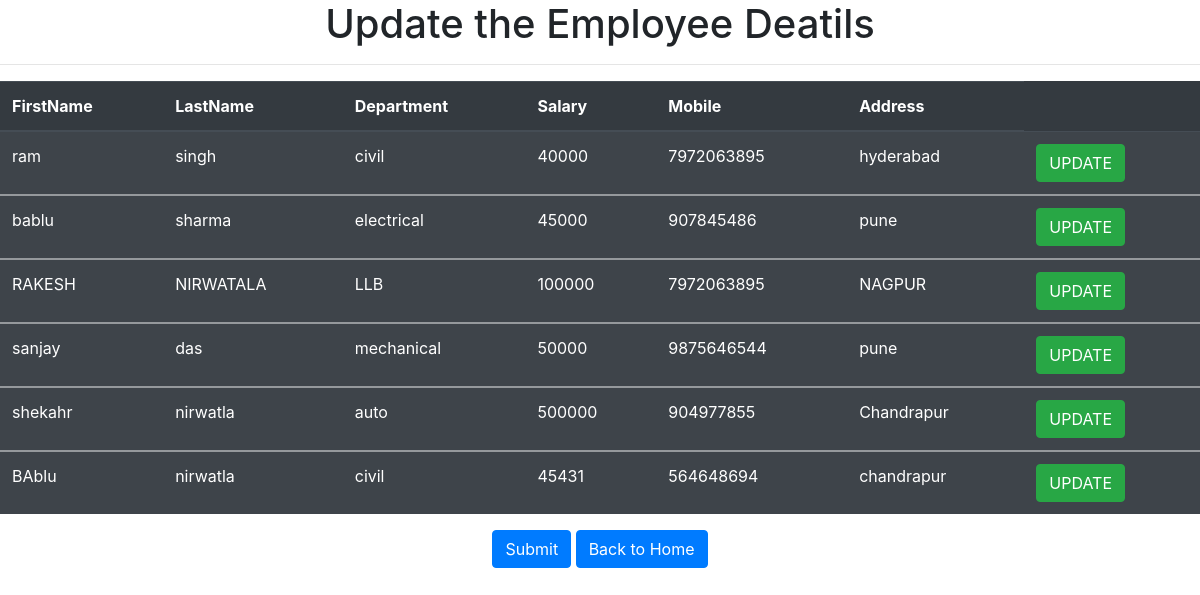
/updt/, run on the app's committed database.
### omesapp/models.py (models this page shows)
class Employee(models.Model):
    firstname = models.CharField(max_length=30)
    lastname = models.CharField(max_length=30)
    dept = models.CharField(max_length=30)
    salary = models.IntegerField()
    mobile = models.IntegerField()
    add = models.CharField(max_length=30)

### omesapp/views.py (the view)
# urls.py: path('updt/',views.Update_view),
def Update_view(request):
    data = Employee.objects.all()
    return render(request,'omesapp/update.html',{'data':data})

### templates/omesapp/update.html (shortened to what this page needs)
<!DOCTYPE html>
{%load static%}
<html lang="en">
<head>
    <link rel="stylesheet" href="{% static "css/all.css" %}">
    <link rel="stylesheet" href="https://cdn.jsdelivr.net/npm/bootstrap@4.6.2/dist/css/bootstrap.min.css">
</head>
<body>
    <h1>Update the Employee Deatils</h1><hr>
    <table class="table table-striped table-dark">
        <thead>
          <tr>
            <th scope="col">FirstName</th>
            <th scope="col">LastName</th>
            <th scope="col">Department</th>
            <th scope="col">Salary</th>
            <th scope="col">Mobile</th>
            <th scope="col">Address</th>
          </tr>
        </thead>
        {%for emp in data%}
        <tbody>
          <tr>
            <td>{{emp.firstname}}</td>
            <td>{{emp.lastname}}</td>
            <td>{{emp.dept}}</td>
            <td>{{emp.salary}}</td>
            <td>{{emp.mobile}}</td>
            <td>{{emp.add}}</td>
            <td><a class="btn btn-success" href="/update/{{emp.id}}" role="button">UPDATE</a></td>
        </tr>
        </tbody>
        {%endfor%}
      </table>
     <div class="container">
    <form method="post">
        <input class="btn btn-primary" type="submit" value="Submit">
        <a class="btn btn-primary" href="/index" role="button">Back to Home</a>
    </form>
</div>
</body>
</html>

### static/css/all.css (style rules this page uses)
h1 { text-align: center; }
div { text-align: center; }

### data on the page
Employee: firstname "ram", lastname "singh", dept "civil", salary "40000", mobile "7972063895", add "hyderabad"
Employee: firstname "bablu", lastname "sharma", dept "electrical", salary "45000", mobile "907845486", add "pune"
Employee: firstname "RAKESH", lastname "NIRWATALA", dept "LLB", salary "100000", mobile "7972063895", add "NAGPUR"
Employee: firstname "sanjay", lastname "das", dept "mechanical", salary "50000", mobile "9875646544", add "pune"
Employee: firstname "shekahr", lastname "nirwatla", dept "auto", salary "500000", mobile "904977855", add "Chandrapur"
Employee: firstname "BAblu", lastname "nirwatla", dept "civil", salary "45431", mobile "564648694", add "chandrapur"
